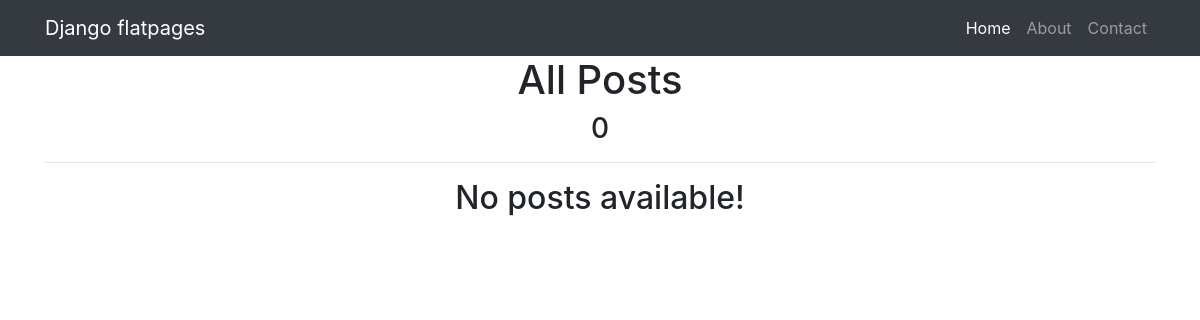
The page /news/ on the database as committed earlier.
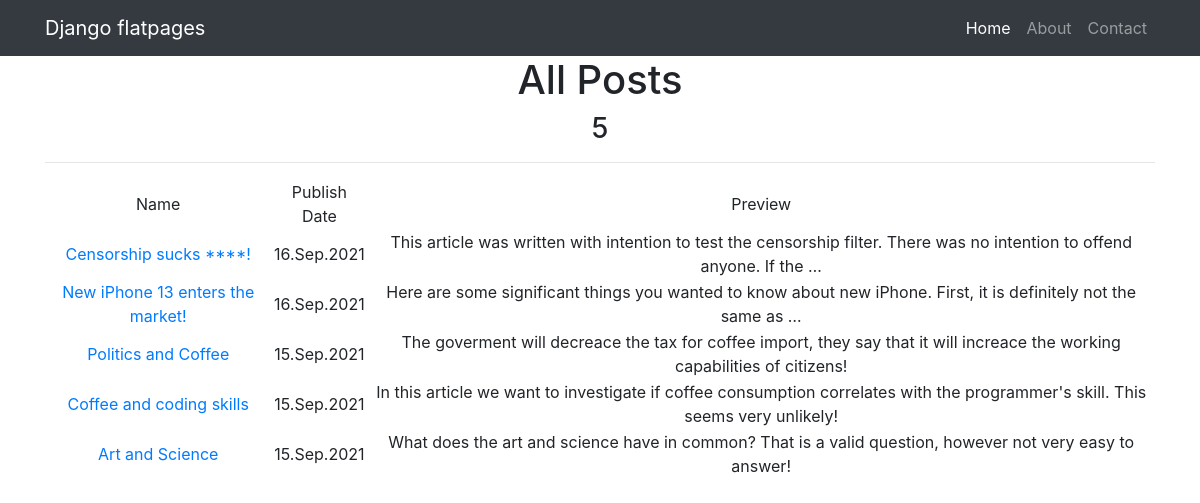
The same page on the database as committed later.
### news/models.py (models this page shows, shortened)
class Post(models.Model):
    author = models.ForeignKey(Author, on_delete=models.CASCADE)
    type = models.CharField(max_length=3, choices=POST_TYPES, default=article)
    date = models.DateTimeField(auto_now_add=True)
    category = models.ManyToManyField(Category, through='PostCategory')
    name = models.CharField(max_length=255)
    text = models.TextField()
    rating = models.IntegerField(default=0)

### news/views.py (the view)
# urls.py: path('', PostList.as_view()),
class PostList(ListView):
    model = Post
    template_name = 'posts.html'
    context_object_name = 'posts'
    queryset = Post.objects.order_by('-id')

### news/templatetags/custom_filters.py (called while the page is built)
@register.filter(name='Censor')
def Censor(value):
    if not isinstance(value, str):
        raise ValueError("Censor function accepts only strings")
    temp = value
    for word in CENSORED_WORDS.keys():
        test = re.compile(re.escape(word), re.IGNORECASE)
        result = test.sub(CENSORED_WORDS[word], temp)
        temp = str(result)
    return temp

### templates/posts.html (shortened to what this page needs)
{% extends 'flatpages/default.html' %}
{% load custom_filters %}
{% block content %}
    <h1>All Posts</h1>
    <h3>{{posts | length}}</h3>
    <hr>
    {% if posts %}
        <table>
            <tr>
                <td>Name</td>
                <td>Publish Date</td>
                <td>Preview</td>
            </tr>
        {% for post in posts %}
            <tr>
                <td><a href="{{post.id}}">{{post.name | Censor}}</a></td>
                <td>{{post.date | date:'d.M.Y'}}</td>
                <td>{{post.text | truncatewords:20 | Censor}}</td>
            </tr>
        {% endfor %}
        </table>
    {% else %}
        <h2>No posts available!</h2>
    {% endif %}
{% endblock content %}

### templates/flatpages/default.html (shortened to what this page needs)
{% load static %}
<!DOCTYPE html>
<html lang="en">
<head>
  <link href="{% static 'vendor/bootstrap/css/bootstrap.min.css' %}" rel="stylesheet">
</head>
<body>
  <nav class="navbar navbar-expand-lg navbar-dark bg-dark static-top">
    <div class="container">
      <a class="navbar-brand" href="#">Django flatpages</a>
      <div class="collapse navbar-collapse" id="navbarResponsive">
        <ul class="navbar-nav ml-auto">
          <li class="nav-item active">
            <a class="nav-link" href="#">Home
            </a>
          </li>
          <li class="nav-item">
            <a class="nav-link" href="/about/">About</a>
          </li>
          <li class="nav-item">
            <a class="nav-link" href="/contacts/">Contact</a>
          </li>
        </ul>
      </div>
    </div>
  </nav>
  <div class="container">
    <div class="row">
      <div class="col-lg-12 text-center">
       {% block content %}{% endblock content %}
      </div>
    </div>
  </div>
</body>
</html>

Rows that differ between the two databases and show on the page:
added Post: name|Censor "Censorship sucks ****!", date "16.Sep.2021", text|Censor "This article was written with intention to test the censorship filter. There was no intention to offend anyone. If the …"
added Post: name|Censor "New iPhone 13 enters the market!", date "16.Sep.2021", text|Censor "Here are some significant things you wanted to know about new iPhone. First, it is definitely not the same as …"
added Post: name|Censor "Politics and Coffee", date "15.Sep.2021", text|Censor "The goverment will decreace the tax for coffee import, they say that it will increace the working capabilities of citizens!"
added Post: name|Censor "Coffee and coding skills", date "15.Sep.2021", text|Censor "In this article we want to investigate if coffee consumption correlates with the programmer's skill. This seems very unlikely!"
added Post: name|Censor "Art and Science", date "15.Sep.2021", text|Censor "What does the art and science have in common? That is a valid question, however not very easy to answer!"
Other text that changed with them:
{{ posts | length }}: "0" → "5"
text no longer shown: "No posts available!"
text now shown: "Name Publish Date Preview"
